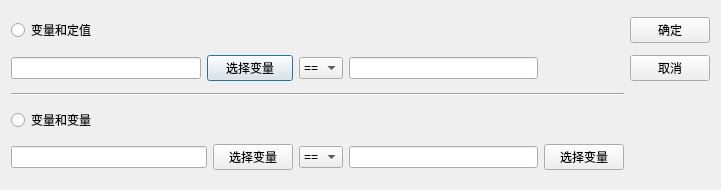
<?xml version="1.0" encoding="UTF-8"?>
<ui version="4.0">
 <class>ScriptRunConditionEditorDlg</class>
 <widget class="QDialog" name="ScriptRunConditionEditorDlg">
  <property name="geometry">
   <rect>
    <x>0</x>
    <y>0</y>
    <width>721</width>
    <height>190</height>
   </rect>
  </property>
  <property name="windowTitle">
   <string>Dialog</string>
  </property>
  <layout class="QGridLayout" name="gridLayout">
   <item row="1" column="1" colspan="2">
    <widget class="QPushButton" name="btnVarConst">
     <property name="text">
      <string>选择变量</string>
     </property>
    </widget>
   </item>
   <item row="4" column="4">
    <widget class="QLineEdit" name="editVarVarRight"/>
   </item>
   <item row="1" column="0">
    <widget class="QLineEdit" name="editVarConst"/>
   </item>
   <item row="1" column="4">
    <widget class="QLineEdit" name="editValConst"/>
   </item>
   <item row="4" column="0" colspan="2">
    <widget class="QLineEdit" name="editVarVarLeft"/>
   </item>
   <item row="1" column="3">
    <widget class="QComboBox" name="cboVarConst">
     <item>
      <property name="text">
       <string>==</string>
      </property>
     </item>
     <item>
      <property name="text">
       <string>&gt;</string>
      </property>
     </item>
     <item>
      <property name="text">
       <string>&gt;=</string>
      </property>
     </item>
     <item>
      <property name="text">
       <string>&lt;</string>
      </property>
     </item>
     <item>
      <property name="text">
       <string>&lt;=</string>
      </property>
     </item>
    </widget>
   </item>
   <item row="4" column="2">
    <widget class="QPushButton" name="btnVarLeft">
     <property name="text">
      <string>选择变量</string>
     </property>
    </widget>
   </item>
   <item row="4" column="3">
    <widget class="QComboBox" name="cboVarVar">
     <item>
      <property name="text">
       <string>==</string>
      </property>
     </item>
     <item>
      <property name="text">
       <string>&gt;</string>
      </property>
     </item>
     <item>
      <property name="text">
       <string>&gt;=</string>
      </property>
     </item>
     <item>
      <property name="text">
       <string>&lt;</string>
      </property>
     </item>
     <item>
      <property name="text">
       <string>&lt;=</string>
      </property>
     </item>
    </widget>
   </item>
   <item row="4" column="5">
    <widget class="QPushButton" name="btnVarRight">
     <property name="text">
      <string>选择变量</string>
     </property>
    </widget>
   </item>
   <item row="0" column="0">
    <widget class="QRadioButton" name="radioBtnVarConst">
     <property name="text">
      <string>变量和定值</string>
     </property>
    </widget>
   </item>
   <item row="3" column="0">
    <widget class="QRadioButton" name="radioBtnVarVar">
     <property name="text">
      <string>变量和变量</string>
     </property>
    </widget>
   </item>
   <item row="1" column="6">
    <widget class="QPushButton" name="btnCancel">
     <property name="text">
      <string>取消</string>
     </property>
    </widget>
   </item>
   <item row="0" column="6">
    <widget class="QPushButton" name="btnOk">
     <property name="text">
      <string>确定</string>
     </property>
    </widget>
   </item>
   <item row="2" column="0" colspan="6">
    <widget class="Line" name="line">
     <property name="orientation">
      <enum>Qt::Horizontal</enum>
     </property>
    </widget>
   </item>
  </layout>
 </widget>
 <resources/>
 <connections/>
</ui>
